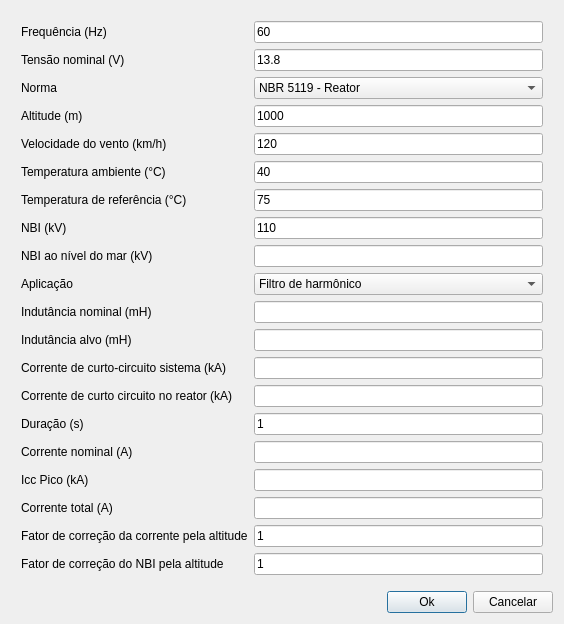
<?xml version="1.0" encoding="UTF-8"?>
<ui version="4.0">
 <class>DialogSys</class>
 <widget class="QDialog" name="DialogSys">
  <property name="geometry">
   <rect>
    <x>0</x>
    <y>0</y>
    <width>564</width>
    <height>505</height>
   </rect>
  </property>
  <property name="windowTitle">
   <string>Dados do sistema</string>
  </property>
  <property name="windowIcon">
   <iconset resource="../img/bree.qrc">
    <normaloff>:/bree/configuracoes.png</normaloff>:/bree/configuracoes.png</iconset>
  </property>
  <property name="sizeGripEnabled">
   <bool>false</bool>
  </property>
  <property name="modal">
   <bool>true</bool>
  </property>
  <layout class="QVBoxLayout" name="verticalLayout">
   <item>
    <layout class="QFormLayout" name="formLayout">
     <property name="sizeConstraint">
      <enum>QLayout::SetDefaultConstraint</enum>
     </property>
     <property name="formAlignment">
      <set>Qt::AlignLeading|Qt::AlignLeft|Qt::AlignTop</set>
     </property>
     <property name="leftMargin">
      <number>10</number>
     </property>
     <property name="topMargin">
      <number>10</number>
     </property>
     <property name="rightMargin">
      <number>10</number>
     </property>
     <property name="bottomMargin">
      <number>10</number>
     </property>
     <item row="0" column="0">
      <widget class="QLabel" name="frequNciaHzLabel">
       <property name="text">
        <string>Frequência (Hz)</string>
       </property>
      </widget>
     </item>
     <item row="0" column="1">
      <widget class="QLineEdit" name="inputFreq">
       <property name="inputMask">
        <string/>
       </property>
       <property name="text">
        <string>60</string>
       </property>
       <property name="placeholderText">
        <string>Entre com a frequência industrial</string>
       </property>
      </widget>
     </item>
     <item row="1" column="0">
      <widget class="QLabel" name="tensONominalVLabel">
       <property name="text">
        <string>Tensão nominal (V)</string>
       </property>
      </widget>
     </item>
     <item row="1" column="1">
      <widget class="QLineEdit" name="inputVn">
       <property name="text">
        <string>13.8</string>
       </property>
      </widget>
     </item>
     <item row="2" column="0">
      <widget class="QLabel" name="normaLabel">
       <property name="text">
        <string>Norma</string>
       </property>
      </widget>
     </item>
     <item row="2" column="1">
      <widget class="QComboBox" name="normaComboBox">
       <item>
        <property name="text">
         <string>NBR 5119 - Reator</string>
        </property>
       </item>
       <item>
        <property name="text">
         <string>NBR 8119 - Bobina</string>
        </property>
       </item>
       <item>
        <property name="text">
         <string>IEC 60076-6 - Reator</string>
        </property>
       </item>
       <item>
        <property name="text">
         <string>IEC 60353 - Bobina</string>
        </property>
       </item>
       <item>
        <property name="text">
         <string>ANSI C57.21 - Reator Shunt</string>
        </property>
       </item>
       <item>
        <property name="text">
         <string>ANSI C93.3 - Bobina</string>
        </property>
       </item>
       <item>
        <property name="text">
         <string>ANSI C57.21 - Reator Serie</string>
        </property>
       </item>
      </widget>
     </item>
     <item row="3" column="0">
      <widget class="QLabel" name="altitudeMLabel">
       <property name="text">
        <string>Altitude (m)</string>
       </property>
      </widget>
     </item>
     <item row="3" column="1">
      <widget class="QLineEdit" name="inputAlt">
       <property name="text">
        <string>1000</string>
       </property>
      </widget>
     </item>
     <item row="4" column="0">
      <widget class="QLabel" name="imputVento">
       <property name="text">
        <string>Velocidade do vento (km/h)</string>
       </property>
      </widget>
     </item>
     <item row="4" column="1">
      <widget class="QLineEdit" name="inputVvento">
       <property name="text">
        <string>120</string>
       </property>
      </widget>
     </item>
     <item row="5" column="0">
      <widget class="QLabel" name="temperaturaAmbienteCLabel">
       <property name="text">
        <string>Temperatura ambiente (°C)</string>
       </property>
      </widget>
     </item>
     <item row="5" column="1">
      <widget class="QLineEdit" name="inputTamb">
       <property name="text">
        <string>40</string>
       </property>
      </widget>
     </item>
     <item row="6" column="0">
      <widget class="QLabel" name="temperaturaDeReferNciaCLabel">
       <property name="text">
        <string>Temperatura de referência (°C)</string>
       </property>
      </widget>
     </item>
     <item row="6" column="1">
      <widget class="QLineEdit" name="inputTref">
       <property name="text">
        <string>75</string>
       </property>
      </widget>
     </item>
     <item row="7" column="0">
      <widget class="QLabel" name="nBIKVLabel">
       <property name="text">
        <string>NBI (kV)</string>
       </property>
      </widget>
     </item>
     <item row="7" column="1">
      <widget class="QLineEdit" name="inputNBI">
       <property name="text">
        <string>110</string>
       </property>
      </widget>
     </item>
     <item row="8" column="0">
      <widget class="QLabel" name="label_4">
       <property name="text">
        <string>NBI ao nível do mar (kV)</string>
       </property>
      </widget>
     </item>
     <item row="8" column="1">
      <widget class="QLineEdit" name="inputNBI_sea_level"/>
     </item>
     <item row="10" column="0">
      <widget class="QLabel" name="indutNciaNominalMHLabel">
       <property name="text">
        <string>Indutância nominal (mH)</string>
       </property>
      </widget>
     </item>
     <item row="10" column="1">
      <widget class="QLineEdit" name="inputLn"/>
     </item>
     <item row="11" column="0">
      <widget class="QLabel" name="indutNciaAlvoMHLabel">
       <property name="text">
        <string>Indutância alvo (mH)</string>
       </property>
      </widget>
     </item>
     <item row="11" column="1">
      <widget class="QLineEdit" name="inputLtarget"/>
     </item>
     <item row="12" column="0">
      <widget class="QLabel" name="labelICCSys">
       <property name="text">
        <string>Corrente de curto-circuito sistema (kA)</string>
       </property>
      </widget>
     </item>
     <item row="12" column="1">
      <widget class="QLineEdit" name="inputICCSys"/>
     </item>
     <item row="13" column="0">
      <widget class="QLabel" name="label_3">
       <property name="text">
        <string>Corrente de curto circuito no reator (kA)</string>
       </property>
      </widget>
     </item>
     <item row="13" column="1">
      <widget class="QLineEdit" name="inputICC"/>
     </item>
     <item row="14" column="0">
      <widget class="QLabel" name="duraOSLabel">
       <property name="text">
        <string>Duração (s)</string>
       </property>
      </widget>
     </item>
     <item row="14" column="1">
      <widget class="QLineEdit" name="inputTempo">
       <property name="text">
        <string>1</string>
       </property>
      </widget>
     </item>
     <item row="15" column="0">
      <widget class="QLabel" name="correnteNominalALabel">
       <property name="text">
        <string>Corrente nominal (A)</string>
       </property>
      </widget>
     </item>
     <item row="15" column="1">
      <widget class="QLineEdit" name="inputInominal"/>
     </item>
     <item row="16" column="0">
      <widget class="QLabel" name="iccPicoKALabel">
       <property name="text">
        <string>Icc Pico (kA)</string>
       </property>
      </widget>
     </item>
     <item row="16" column="1">
      <widget class="QLineEdit" name="inputPico"/>
     </item>
     <item row="17" column="0">
      <widget class="QLabel" name="correnteTotalALabel">
       <property name="text">
        <string>Corrente total (A)</string>
       </property>
      </widget>
     </item>
     <item row="17" column="1">
      <widget class="QLineEdit" name="inputITotal"/>
     </item>
     <item row="18" column="0">
      <widget class="QLabel" name="label">
       <property name="text">
        <string>Fator de correção da corrente pela altitude</string>
       </property>
      </widget>
     </item>
     <item row="18" column="1">
      <widget class="QLineEdit" name="InputFatorCorrente">
       <property name="text">
        <string>1</string>
       </property>
       <property name="readOnly">
        <bool>true</bool>
       </property>
      </widget>
     </item>
     <item row="19" column="0">
      <widget class="QLabel" name="label_2">
       <property name="text">
        <string>Fator de correção do NBI pela altitude</string>
       </property>
      </widget>
     </item>
     <item row="19" column="1">
      <widget class="QLineEdit" name="inputFatorNBI">
       <property name="text">
        <string>1</string>
       </property>
       <property name="readOnly">
        <bool>true</bool>
       </property>
      </widget>
     </item>
     <item row="9" column="0">
      <widget class="QLabel" name="label_5">
       <property name="text">
        <string>Aplicação</string>
       </property>
      </widget>
     </item>
     <item row="9" column="1">
      <widget class="QComboBox" name="comboBoxAplicacao">
       <item>
        <property name="text">
         <string>Filtro de harmônico</string>
        </property>
       </item>
       <item>
        <property name="text">
         <string>Limitador de corrente</string>
        </property>
       </item>
       <item>
        <property name="text">
         <string>SHUNT</string>
        </property>
       </item>
       <item>
        <property name="text">
         <string>SVC</string>
        </property>
       </item>
       <item>
        <property name="text">
         <string>TCR</string>
        </property>
       </item>
       <item>
        <property name="text">
         <string>Alisamento</string>
        </property>
       </item>
       <item>
        <property name="text">
         <string>Inrush</string>
        </property>
       </item>
      </widget>
     </item>
    </layout>
   </item>
   <item>
    <layout class="QHBoxLayout" name="horizontalLayout">
     <item>
      <spacer name="horizontalSpacer">
       <property name="orientation">
        <enum>Qt::Horizontal</enum>
       </property>
       <property name="sizeHint" stdset="0">
        <size>
         <width>40</width>
         <height>20</height>
        </size>
       </property>
      </spacer>
     </item>
     <item>
      <widget class="QPushButton" name="btn_Ok">
       <property name="text">
        <string>Ok</string>
       </property>
      </widget>
     </item>
     <item>
      <widget class="QPushButton" name="btn_cancel">
       <property name="text">
        <string>Cancelar</string>
       </property>
      </widget>
     </item>
    </layout>
   </item>
  </layout>
 </widget>
 <tabstops>
  <tabstop>inputFreq</tabstop>
  <tabstop>inputVn</tabstop>
  <tabstop>normaComboBox</tabstop>
  <tabstop>inputAlt</tabstop>
  <tabstop>inputVvento</tabstop>
  <tabstop>inputTamb</tabstop>
  <tabstop>inputTref</tabstop>
  <tabstop>inputNBI</tabstop>
  <tabstop>inputNBI_sea_level</tabstop>
  <tabstop>comboBoxAplicacao</tabstop>
  <tabstop>inputLn</tabstop>
  <tabstop>inputLtarget</tabstop>
  <tabstop>inputICCSys</tabstop>
  <tabstop>inputICC</tabstop>
  <tabstop>inputTempo</tabstop>
  <tabstop>inputInominal</tabstop>
  <tabstop>inputPico</tabstop>
  <tabstop>inputITotal</tabstop>
  <tabstop>InputFatorCorrente</tabstop>
  <tabstop>inputFatorNBI</tabstop>
  <tabstop>btn_Ok</tabstop>
  <tabstop>btn_cancel</tabstop>
 </tabstops>
 <resources>
  <include location="../img/bree.qrc"/>
 </resources>
 <connections/>
</ui>
